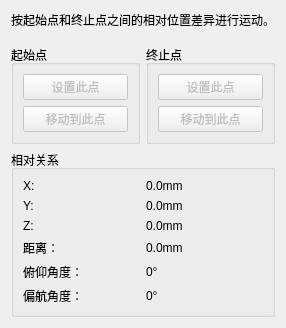
                    <widget class="QWidget" name="relativePointPage">
                     <layout class="QGridLayout" name="gridLayout_15">
                      <item row="1" column="0">
                       <spacer name="verticalSpacer_6">
                        <property name="orientation">
                         <enum>Qt::Vertical</enum>
                        </property>
                        <property name="sizeType">
                         <enum>QSizePolicy::Minimum</enum>
                        </property>
                        <property name="sizeHint" stdset="0">
                         <size>
                          <width>20</width>
                          <height>10</height>
                         </size>
                        </property>
                       </spacer>
                      </item>
                      <item row="0" column="0" colspan="2">
                       <widget class="QLabel" name="label_25">
                        <property name="text">
                         <string>按起始点和终止点之间的相对位置差异进行运动。</string>
                        </property>
                       </widget>
                      </item>
                      <item row="4" column="0" colspan="2">
                       <widget class="QGroupBox" name="groupBox_8">
                        <property name="sizePolicy">
                         <sizepolicy hsizetype="Preferred" vsizetype="Expanding">
                          <horstretch>0</horstretch>
                          <verstretch>0</verstretch>
                         </sizepolicy>
                        </property>
                        <property name="title">
                         <string>相对关系</string>
                        </property>
                        <layout class="QGridLayout" name="gridLayout_16">
                         <item row="4" column="0">
                          <widget class="QLabel" name="label_30">
                           <property name="text">
                            <string>俯仰角度：</string>
                           </property>
                          </widget>
                         </item>
                         <item row="2" column="0">
                          <widget class="QLabel" name="label_28">
                           <property name="text">
                            <string>Z:</string>
                           </property>
                          </widget>
                         </item>
                         <item row="0" column="0">
                          <widget class="QLabel" name="label_26">
                           <property name="text">
                            <string>X:</string>
                           </property>
                          </widget>
                         </item>
                         <item row="1" column="1">
                          <widget class="QLabel" name="pointDeltaY_Label">
                           <property name="text">
                            <string>0.0mm</string>
                           </property>
                          </widget>
                         </item>
                         <item row="4" column="1">
                          <widget class="QLabel" name="pointPthchAngleLabel">
                           <property name="text">
                            <string>0°</string>
                           </property>
                          </widget>
                         </item>
                         <item row="2" column="1">
                          <widget class="QLabel" name="pointDeltaZ_Label">
                           <property name="text">
                            <string>0.0mm</string>
                           </property>
                          </widget>
                         </item>
                         <item row="1" column="0">
                          <widget class="QLabel" name="label_27">
                           <property name="text">
                            <string>Y:</string>
                           </property>
                          </widget>
                         </item>
                         <item row="0" column="1">
                          <widget class="QLabel" name="pointDeltaX_Label">
                           <property name="text">
                            <string>0.0mm</string>
                           </property>
                          </widget>
                         </item>
                         <item row="3" column="0">
                          <widget class="QLabel" name="label_29">
                           <property name="text">
                            <string>距离：</string>
                           </property>
                          </widget>
                         </item>
                         <item row="3" column="1">
                          <widget class="QLabel" name="pointDistanceLabel">
                           <property name="text">
                            <string>0.0mm</string>
                           </property>
                          </widget>
                         </item>
                         <item row="5" column="0">
                          <widget class="QLabel" name="label_14">
                           <property name="text">
                            <string>偏航角度：</string>
                           </property>
                          </widget>
                         </item>
                         <item row="5" column="1">
                          <widget class="QLabel" name="pointYawAngleLabel">
                           <property name="text">
                            <string>0°</string>
                           </property>
                          </widget>
                         </item>
                        </layout>
                       </widget>
                      </item>
                      <item row="3" column="0">
                       <widget class="QGroupBox" name="groupBox_6">
                        <property name="sizePolicy">
                         <sizepolicy hsizetype="Preferred" vsizetype="Expanding">
                          <horstretch>0</horstretch>
                          <verstretch>0</verstretch>
                         </sizepolicy>
                        </property>
                        <property name="title">
                         <string>起始点</string>
                        </property>
                        <layout class="QVBoxLayout" name="verticalLayout_11">
                         <item>
                          <widget class="QPushButton" name="setStartPointButton">
                           <property name="enabled">
                            <bool>false</bool>
                           </property>
                           <property name="text">
                            <string>设置此点</string>
                           </property>
                          </widget>
                         </item>
                         <item>
                          <widget class="QPushButton" name="move2StartPointButton">
                           <property name="enabled">
                            <bool>false</bool>
                           </property>
                           <property name="text">
                            <string>移动到此点</string>
                           </property>
                          </widget>
                         </item>
                        </layout>
                       </widget>
                      </item>
                      <item row="3" column="1">
                       <widget class="QGroupBox" name="groupBox_7">
                        <property name="sizePolicy">
                         <sizepolicy hsizetype="Preferred" vsizetype="Expanding">
                          <horstretch>0</horstretch>
                          <verstretch>0</verstretch>
                         </sizepolicy>
                        </property>
                        <property name="title">
                         <string>终止点</string>
                        </property>
                        <layout class="QVBoxLayout" name="verticalLayout_12">
                         <item>
                          <widget class="QPushButton" name="setGoalPointButton">
                           <property name="enabled">
                            <bool>false</bool>
                           </property>
                           <property name="text">
                            <string>设置此点</string>
                           </property>
                          </widget>
                         </item>
                         <item>
                          <widget class="QPushButton" name="move2GoalPointButton">
                           <property name="enabled">
                            <bool>false</bool>
                           </property>
                           <property name="text">
                            <string>移动到此点</string>
                           </property>
                          </widget>
                         </item>
                        </layout>
                       </widget>
                      </item>
                     </layout>
                    </widget>
